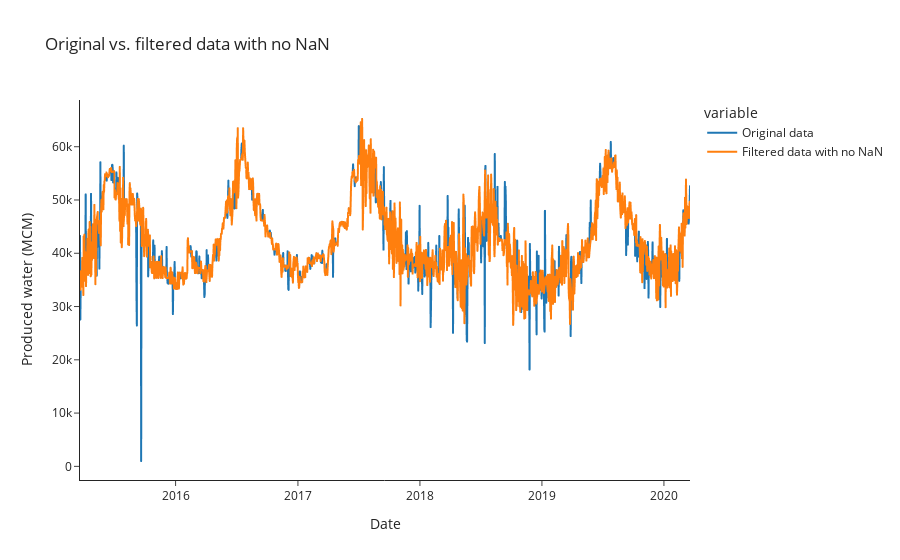

Notebook source saved alongside this figure:
### Code cell
fig = px.line(
    data_frame=or_fil_new,
    x=or_fil.index,
    y=["Original data", "Filtered data with no NaN"],
    template="simple_white",
    title="Original vs. filtered data with no NaN",
)
fig.update_yaxes(dict(title="Produced water (MCM)"))
fig

### Figure 1 — Plotly figure (JSON) as saved in the notebook; plotly's stock layout.template omitted (floating-point values rounded to 4 significant figures; data arrays with more than 128 entries replaced by an {"elided": "..."} marker saying what was removed)
{"data": [{"hovertemplate": "variable=Original data<br>Date=%{x}<br>value=%{y}<extra></extra>", "legendgroup": "Original data", "line": {"color": "#1F77B4", "dash": "solid"}, "marker": {"symbol": "circle"}, "mode": "lines", "name": "Original data", "showlegend": true, "type": "scattergl", "x": {"elided": "1826 str values"}, "xaxis": "x", "y": {"elided": "1826 int values"}, "yaxis": "y"}, {"hovertemplate": "variable=Filtered data with no NaN<br>Date=%{x}<br>value=%{y}<extra></extra>", "legendgroup": "Filtered data with no NaN", "line": {"color": "#FF7F0E", "dash": "solid"}, "marker": {"symbol": "circle"}, "mode": "lines", "name": "Filtered data with no NaN", "showlegend": true, "type": "scattergl", "x": {"elided": "1826 str values"}, "xaxis": "x", "y": {"elided": "1826 float values"}, "yaxis": "y"}], "layout": {"legend": {"title": {"text": "variable"}, "tracegroupgap": 0}, "title": {"text": "Original vs. filtered data with no NaN"}, "xaxis": {"anchor": "y", "domain": [0, 1], "title": {"text": "Date"}}, "yaxis": {"anchor": "x", "domain": [0, 1], "title": {"text": "Produced water (MCM)"}}}}
